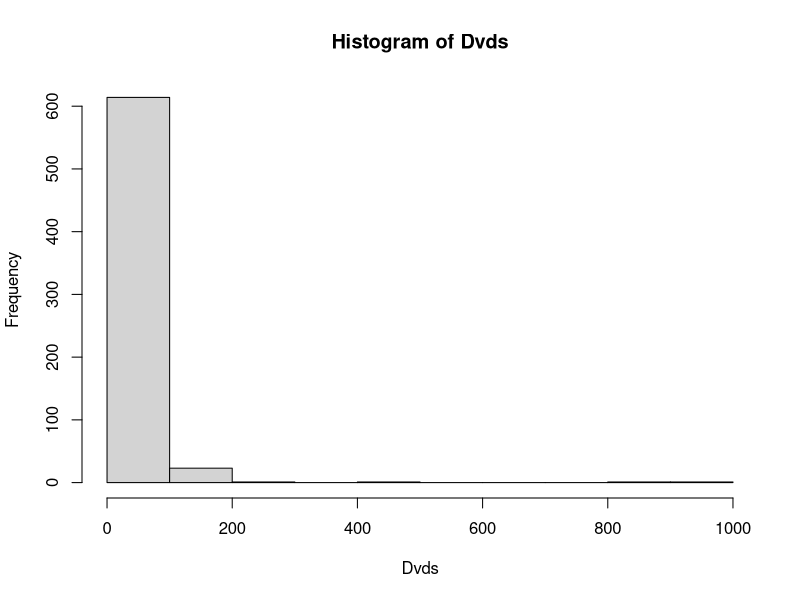
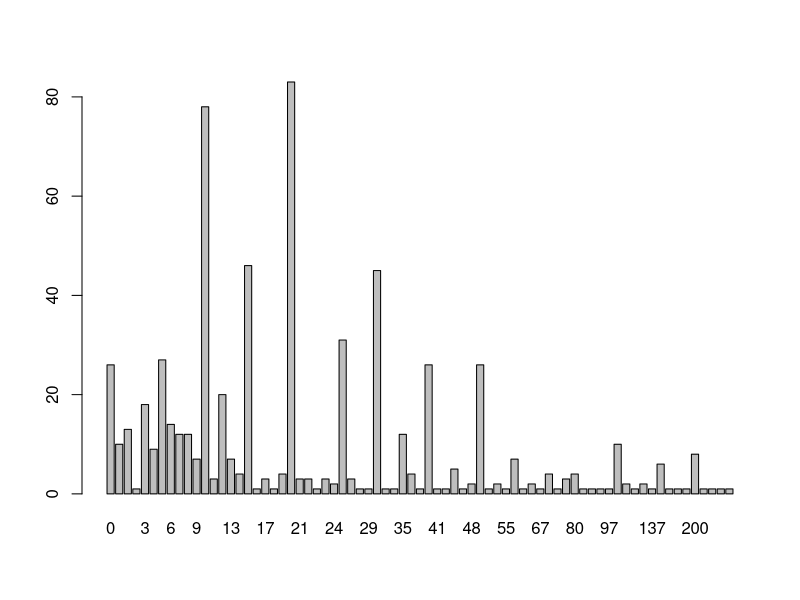

R code for these plots, in order:
## ---- chunk 1
knitr::opts_chunk$set(echo = TRUE)

library(LearnBayes)
## ---- chunk 2
data(studentdata)
Dvds <- studentdata$Dvds
hist(Dvds)
## ---- chunk 3
summary(Dvds)
## ---- chunk 4
#table(Dvds)
barplot(table(Dvds))
